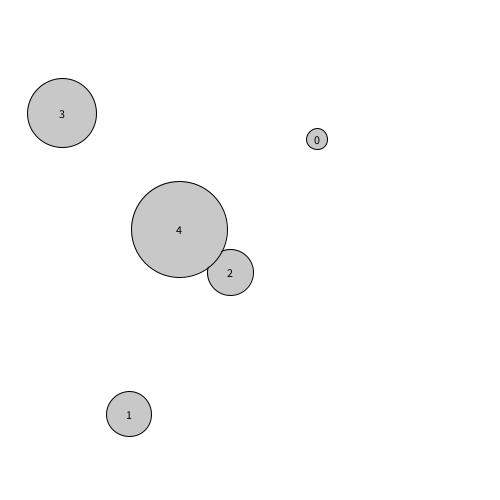
Frame 1 (no input)
Frame 60 (the mouse pressed at the canvas centre just before this capture): identical to frame 1, image omitted
Frame 120 (the mouse held since frame 60 and released just before this capture): identical to frame 1, image omitted

The Processing sketch that drew this single still picture (run headless with seeded random() and noise(); from frame 60 on, the mouse is pressed at the canvas centre):

// Processing sketch: Question_2
// ── Question_2.pde
void setup() {
  size(500, 500);
  background(255);


  ////
  // Define the ball's properties

  int[] ballX = new int[5];
  int[] ballY = new int[5];
  int[] ballSize = new int[5];

  ////
  // Create 5 balls

  int ballNum = 0;
  while (ballNum < ballX.length)
  {
    ballX[ballNum] = (int)random(20, width-20);
    ballY[ballNum] = (int)random(20, height-20);
    ballSize[ballNum] = (int)random(20, 100);

    ballNum++;
  }


  ////
  // Sort the balls by size

  // ********** Implement this! ********** 
  sortArray(ballSize);
  ////
  // Draw the array of balls (reuse ballNum variable)

  textAlign(CENTER, CENTER);

  ballNum = 0;
  while (ballNum < ballX.length)
  {
    fill(200);
    ellipse(ballX[ballNum], ballY[ballNum], 
      ballSize[ballNum], ballSize[ballNum]);

    fill(0);
    text(ballNum, ballX[ballNum], ballY[ballNum]);

    ballNum++;
  }
}
void draw() {
}
void sortArray(int[] numbers)
{
  //Counter.  Increases by 1 every pass.  
  //j is the length of the subsorted list.
  int j;
  //Temporary holder for the element being moved
  int item;

  for (int i = 0; i < numbers.length-1; i++) {
    j = i + 1;
    item = numbers[j];
    //Run through the list backwards until item is less than current element
    while (j > 0 && item < numbers[j-1]) {
      //Shift larger items to the right by one
      numbers[j] = numbers[j-1];
      //Prepare to check the next item to the left
      j -= 1;
    }
    //put sorted item in open location
    numbers[j] = item;
  }
}
